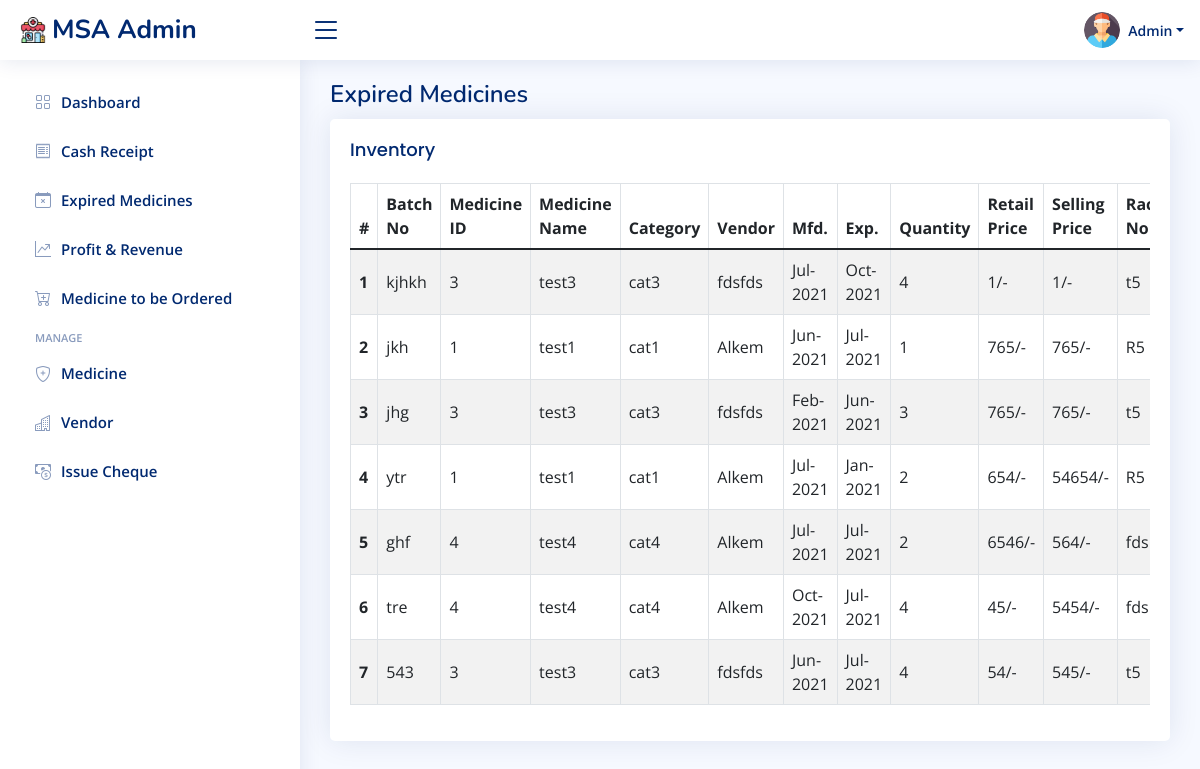
Screenshot of /expiredMedicine.php (signed in) with the database file from the repository.
### tables this page shows
CREATE TABLE `medicine_stock` (
  `medicine_stock_id` int(11) NOT NULL,
  `medicine_id` int(11) NOT NULL,
  `batch_no` varchar(50) NOT NULL,
  `mfg` date NOT NULL,
  `exp` date NOT NULL,
  `quantity` varchar(50) NOT NULL,
  `purchase_price` varchar(50) NOT NULL,
  `selling_price` varchar(50) NOT NULL
);

CREATE TABLE `medicine` (
  `medicine_id` int(11) NOT NULL,
  `name` varchar(100) NOT NULL,
  `category` varchar(50) NOT NULL,
  `vendor_id` int(11) NOT NULL,
  `rack` varchar(50) NOT NULL,
  `required` varchar(50) NOT NULL
);

CREATE TABLE `vendor` (
  `vendor_id` int(11) NOT NULL,
  `name` varchar(50) NOT NULL,
  `address` varchar(100) NOT NULL,
  `phone` varchar(50) NOT NULL,
  `email` varchar(100) NOT NULL,
  `account_no` varchar(50) NOT NULL,
  `ifsc_code` varchar(50) NOT NULL
);

### expiredMedicine.php (the view, shortened to what this page needs)
<?php
  require "assets/php/dbConnection.php";
?>
<!DOCTYPE html>
<html lang="en">
<head>
  <?php require "assets/php/head.php"; ?>
</head>
<body>
  <?php require "assets/php/nav.php"; ?>
  <?php require "assets/php/sidebar.php"; ?>
  <main id="main" class="main">
    <div class="pagetitle">
      <h1>Expired Medicines</h1>
    </div>
      <div class="row">
        <div class="col-12">
          <div class="card">
            <div class="card-body" >
                <h5 class="card-title">Inventory</h5>
                <div style="overflow: auto;">
                    <table class="table table-striped table-bordered">
                      <thead>
                        <tr>
                          <th scope="col">#</th>
                          <th scope="col">Batch No</th>
                          <th scope="col">Medicine ID</th>
                          <th scope="col">Medicine Name</th>
                          <th scope="col">Category</th>
                          <th scope="col">Vendor</th>
                          <th scope="col">Mfd.</th>
                          <th scope="col">Exp.</th>
                          <th scope="col">Quantity</th>
                          <th scope="col">Retail Price</th>
                          <th scope="col">Selling Price</th>
                          <th scope="col">Rack No</th>
                        </tr>
                      </thead>
                      <tbody>
                        <?php
                            $sql = "SELECT * FROM medicine_stock WHERE exp<CURDATE()";
                            $result = $conn->query($sql);
                            $i=0;
                            while($row = $result->fetch_assoc()){
                              $sql2 = "SELECT * FROM medicine WHERE medicine_id=".$row["medicine_id"];
                              $result2 = $conn->query($sql2);
                              $row2 = $result2->fetch_assoc();
                              $sql3 = "SELECT name FROM vendor WHERE vendor_id=".$row2["vendor_id"];
                              $result3 = $conn->query($sql3);
                              $row3 = $result3->fetch_assoc();
                        ?>
                        <tr class="align-middle">
                          <th scope="row"><?php echo $i+1; ?></th>
                          <td><?php echo $row["batch_no"]; ?></td>
                          <td><?php echo $row["medicine_id"]; ?></td>
                          <td><?php echo $row2["name"]; ?></td>
                          <td><?php echo $row2["category"]; ?></td>
                          <td><?php echo $row3["name"]; ?></td>
                          <td><?php echo date_format(date_create($row["mfg"]),"M-Y"); ?></td>
                          <td><?php echo date_format(date_create($row["exp"]),"M-Y"); ?></td>
                          <td><?php echo $row["quantity"]; ?></td>
                          <td><?php echo $row["purchase_price"]; ?>/-</td>
                          <td><?php echo $row["selling_price"]; ?>/-</td>
                          <td><?php echo $row2["rack"]; ?></td>
                        </tr>
                        <?php
                           $i++; }
                        ?>
                      </tbody>
                    </table>
                </div>
            </div>
          </div>
        </div>
  </main>
</body>
</html>

### assets/css/style.css (style rules this page uses)
:root { scroll-behavior: smooth; }
body { font-family: "Open Sans", sans-serif; background: #f6f9ff; color: #444444; }
h1, h2, h3, h4, h5, h6 { font-family: "Nunito", sans-serif; }
#main { margin-top: 60px; padding: 20px 30px; transition: all 0.3s; }
.pagetitle { margin-bottom: 10px; }
.pagetitle h1 { font-size: 24px; margin-bottom: 0; font-weight: 600; color: #012970; }
.card { margin-bottom: 30px; border: none; border-radius: 5px; box-shadow: 0px 0 30px rgba(1, 41, 112, 0.1); overflow: hidden; }
.card-title { padding: 20px 0 15px 0; font-size: 18px; font-weight: 500; color: #012970; font-family: "Poppins", sans-serif; }
.card-body { padding: 0 20px 20px 20px; }
@media (min-width: 1200px) { #main, #footer { margin-left: 300px; } }

### rows the page displays
medicine_stock: batch_no "kjhkh", medicine "3", medicine.name "test3", medicine.category "cat3", vendor.name "fdsfds", mfg "Jul-2021", exp "Oct-2021", quantity "4", purchase_price "1", selling_price "1", medicine.rack "t5"
medicine_stock: batch_no "jkh", medicine "1", medicine.name "test1", medicine.category "cat1", vendor.name "Alkem", mfg "Jun-2021", exp "Jul-2021", quantity "1", purchase_price "765", selling_price "765", medicine.rack "R5"
medicine_stock: batch_no "jhg", medicine "3", medicine.name "test3", medicine.category "cat3", vendor.name "fdsfds", mfg "Feb-2021", exp "Jun-2021", quantity "3", purchase_price "765", selling_price "765", medicine.rack "t5"
medicine_stock: batch_no "ytr", medicine "1", medicine.name "test1", medicine.category "cat1", vendor.name "Alkem", mfg "Jul-2021", exp "Jan-2021", quantity "2", purchase_price "654", selling_price "54654", medicine.rack "R5"
medicine_stock: batch_no "ghf", medicine "4", medicine.name "test4", medicine.category "cat4", vendor.name "Alkem", mfg "Jul-2021", exp "Jul-2021", quantity "2", purchase_price "6546", selling_price "564", medicine.rack "fds"
medicine_stock: batch_no "tre", medicine "4", medicine.name "test4", medicine.category "cat4", vendor.name "Alkem", mfg "Oct-2021", exp "Jul-2021", quantity "4", purchase_price "45", selling_price "5454", medicine.rack "fds"
medicine_stock: batch_no "543", medicine "3", medicine.name "test3", medicine.category "cat3", vendor.name "fdsfds", mfg "Jun-2021", exp "Jul-2021", quantity "4", purchase_price "54", selling_price "545", medicine.rack "t5"

### other values shown
$_SESSION["empName"] "Admin"
